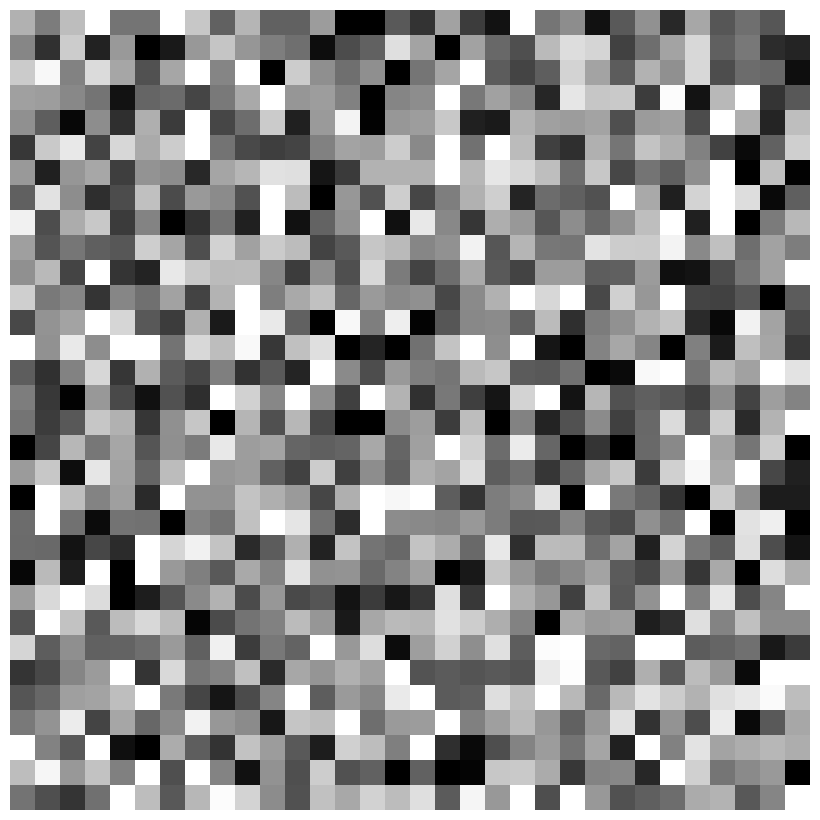
#> input picture output/oco_noise_patch.png, 4920 x 4920 px (shown at 1/6 size)
$ python plot_oco_noise_patch.py --img ../../../output/oco_noise_patch.png
#> lines starting #> are read from the running program, lines starting #| are printed output that depends on the picture
"""
Render a standalone OCO-style noise patch for use in figures.

The patch replicates exactly the noise texture used in Object Class Occlusion (OCO):
  1. Load a real CXR and convert to uint8 RGB.
  2. Estimate robust per-channel stats (median + trimmed std) from the whole image.
  3. Generate i.i.d. Gaussian noise scaled to those stats.
  4. Apply a Gaussian blur (radius 2.0) to introduce spatial correlation.
  5. Save the cropped patch at the requested size.

Usage
-----
python src/analysis/image_examples/plot_oco_noise_patch.py \
    [--img  path/to/image.png]       # real CXR for stat estimation
    [--size 256]                     # patch side in pixels (square)
    [--out  output/oco_noise_patch.png]
    [--dpi  300]
    [--seed 42]
"""

from __future__ import annotations

import argparse
from pathlib import Path

import matplotlib.pyplot as plt
import numpy as np
from matplotlib import rcParams
from PIL import Image, ImageFilter

rcParams["font.family"] = "sans-serif"


# ---------------------------------------------------------------------------
# Noise generation (mirrors preprocess._matched_correlated_noise_fill)
# ---------------------------------------------------------------------------

def _robust_stats_gray(img_arr: np.ndarray) -> tuple[float, float]:
    """Robust grayscale center (median) and scale (std) after 1-99 percentile trim."""
    # Collapse to luminance if RGB, otherwise use as-is
    if img_arr.ndim == 3:
        px = (0.2126 * img_arr[..., 0] + 0.7152 * img_arr[..., 1]
              + 0.0722 * img_arr[..., 2]).ravel().astype(np.float32)
    else:
        px = img_arr.ravel().astype(np.float32)
    lo, hi = np.percentile(px, 1.0), np.percentile(px, 99.0)
    trimmed = px[(px >= lo) & (px <= hi)]
    if trimmed.size < 32:
        trimmed = px
    center = float(np.median(trimmed))
    scale  = float(max(trimmed.std(), 1.0))
    return center, scale


def make_oco_noise_patch(
    img_arr: np.ndarray,
    size: int,
    block: int = 32,
) -> np.ndarray:
    """
    Generate a grayscale blocky noise patch matching the robust stats of img_arr.

    Noise is generated at (size // block) resolution then upscaled with
    nearest-neighbour interpolation so each logical pixel covers block×block px.

    Returns a uint8 2-D array of shape (size, size).
    """
    center, scale = _robust_stats_gray(img_arr)
    small = max(1, size // block)
    noise = np.random.randn(small, small).astype(np.float32) * scale + center
    noise = np.clip(noise, 0.0, 255.0).astype(np.uint8)
    patch = Image.fromarray(noise, mode="L").resize(
        (size, size), resample=Image.NEAREST
    )
    return np.array(patch, dtype=np.uint8)


# ---------------------------------------------------------------------------
# Image loading (mirrors preprocess._to_uint8_rgb)
# ---------------------------------------------------------------------------

def _load_uint8_rgb(img_path: Path) -> np.ndarray:
    with Image.open(img_path) as im:
        arr = np.array(im, dtype=np.float32)
    lo, hi = arr.min(), arr.max()
    if hi > lo:
        arr = (arr - lo) / (hi - lo)
    arr = (arr * 255.0).astype(np.uint8)
    return np.array(Image.fromarray(arr).convert("RGB"), dtype=np.uint8)


# ---------------------------------------------------------------------------
# Plot
# ---------------------------------------------------------------------------

def plot_patch(
    patch: np.ndarray,
    dpi: int = 600,
    output_path: Path | None = None,
) -> plt.Figure:
    fig, ax = plt.subplots(1, 1, figsize=(8, 8), dpi=dpi)
    fig.patch.set_facecolor("white")
    ax.imshow(patch, cmap="gray", vmin=0, vmax=255, aspect="equal", interpolation="nearest")
    ax.axis("off")
    fig.subplots_adjust(left=0, right=1, top=1, bottom=0)

    if output_path is not None:
        output_path = Path(output_path)
        output_path.parent.mkdir(parents=True, exist_ok=True)
        fig.savefig(output_path, dpi=dpi, bbox_inches="tight", facecolor="white",
                    format="png", pil_kwargs={"compress_level": 1})
        print(f"Saved → {output_path}")

    return fig


# ---------------------------------------------------------------------------
# CLI
# ---------------------------------------------------------------------------

def _find_first_image(img_dir: Path) -> Path:
    imgs = sorted(img_dir.glob("*.png"))
    if not imgs:
        imgs = sorted(img_dir.glob("*.jpg")) + sorted(img_dir.glob("*.jpeg"))
    if not imgs:
        raise FileNotFoundError(f"No images found in {img_dir}")
    return imgs[0]


def main() -> None:
    default_img_dir = (
        Path(__file__).parents[3]
        / "data/padchest-gr/BIMCV-Padchest-GR /PadChest_GR_images"
    )
    default_out = Path(__file__).parent / "output" / "oco_noise_patch.png"

    p = argparse.ArgumentParser(description=__doc__)
    p.add_argument("--img", default=None,
                   help="CXR image used to estimate noise statistics. "
                        "If omitted, picks the first PNG in --img-dir.")
    p.add_argument("--img-dir", default=str(default_img_dir))
    p.add_argument("--size", type=int, default=1024,
                   help="Patch side length in pixels (square, default: 1024)")
    p.add_argument("--block", type=int, default=32,
                   help="Block size in pixels — each noise value covers block×block px (default: 32)")
    p.add_argument("--out", default=str(default_out))
    p.add_argument("--dpi", type=int, default=600)
    p.add_argument("--seed", type=int, default=42)
    args = p.parse_args()

    np.random.seed(args.seed)

    if args.img:
        img_path = Path(args.img)
    else:
        img_path = _find_first_image(Path(args.img_dir))
        print(f"Using image for stat estimation: {img_path.name}")

    img_arr = _load_uint8_rgb(img_path)
#> in _load_uint8_rgb, im is the input picture: PIL image 4920x4920 RGBA; mean R, G, B, A 141.7, 141.7, 141.7, 255
#> in _load_uint8_rgb, `lo, hi = arr.min(), arr.max()`: lo = 0; hi = 255
    patch   = make_oco_noise_patch(img_arr, size=args.size, block=args.block)
#> in _robust_stats_gray, `lo, hi = np.percentile(px, 1.0), np.percentile(px, 99.0)`: lo = 0; hi = 255
#> in _robust_stats_gray, `center = float(np.median(trimmed))`: center = 143
#> in _robust_stats_gray, `scale  = float(max(trimmed.std(), 1.0))`: scale = 75.11
#> in make_oco_noise_patch, `center, scale = _robust_stats_gray(img_arr)`: center = 143; scale = 75.11
#> in make_oco_noise_patch, `noise = np.random.randn(small, small).astype(np.float32) * scale + cen..`:
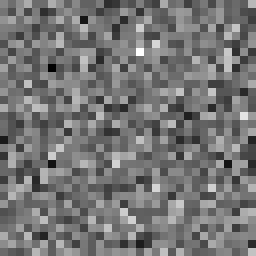
#> noise: shape (32, 32) float32 (shown 8 times larger); min -100.4, max 432.4, mean 145.2; drawn with min black and max white
#> in make_oco_noise_patch, `noise = np.clip(noise, 0.0, 255.0).astype(np.uint8)`:
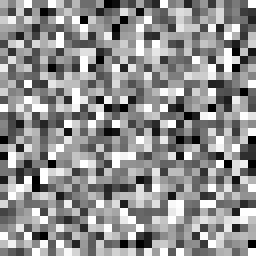
#> noise: shape (32, 32) (shown 8 times larger); min 0, max 255, mean 142.8

    fig = plot_patch(patch, dpi=args.dpi, output_path=Path(args.out))
    plt.close(fig)
    print("Done.")


if __name__ == "__main__":
    main()
